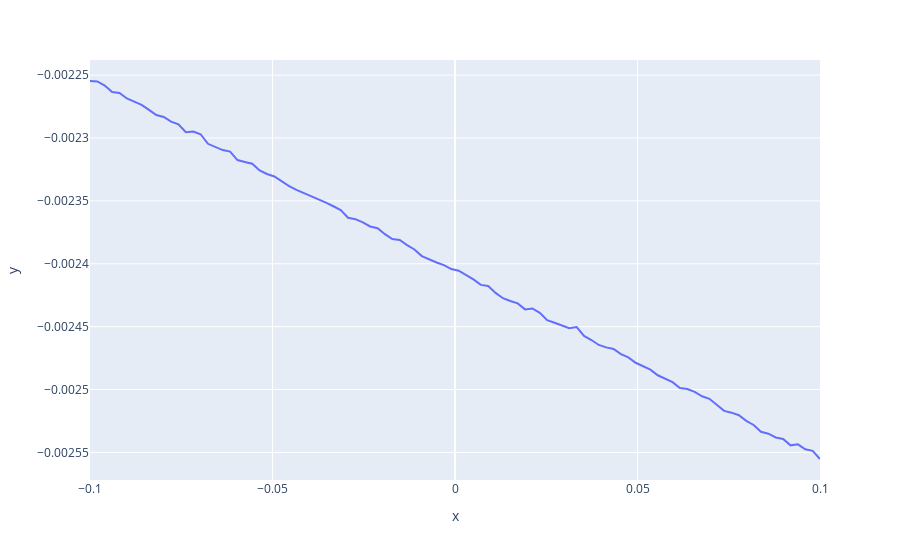

The code cell stored with this chart in its notebook:
### Code cell
fig = px.line(x=xs, y=ys)
fig
